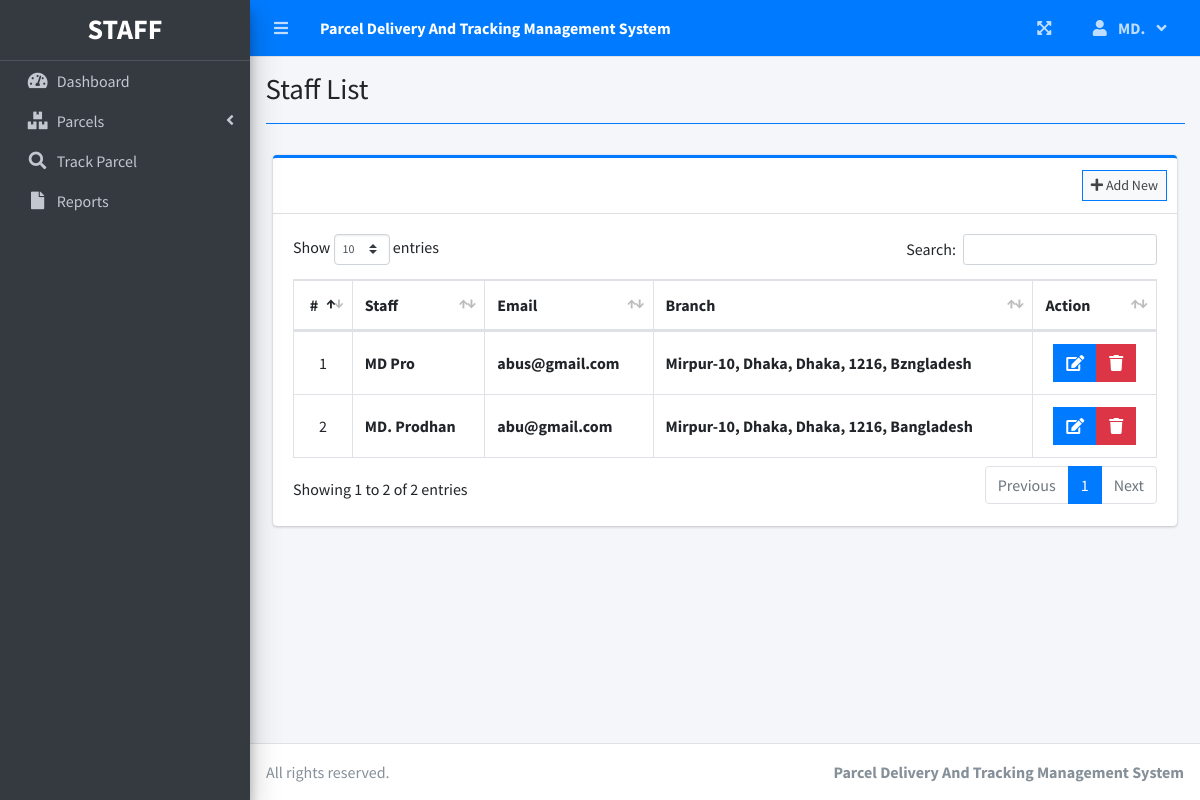
Screenshot of /Admin/index.php?page=staff_list (signed in) with the database file from the repository.
### tables this page shows
CREATE TABLE `users` (
  `id` int(30) NOT NULL,
  `firstname` varchar(200) NOT NULL,
  `lastname` varchar(200) NOT NULL,
  `email` varchar(200) NOT NULL,
  `phone` int(13) NOT NULL,
  `gender` varchar(10) NOT NULL,
  `birthdate` date DEFAULT NULL,
  `address` text NOT NULL,
  `filename` text NOT NULL,
  `password` text NOT NULL,
  `code` smallint(6) NOT NULL,
  `status` varchar(20) NOT NULL,
  `type` tinyint(1) NOT NULL DEFAULT 2 COMMENT '1 = admin, 2 = staff, 3 = customer',
  `branch_id` int(30) NOT NULL,
  `date_created` datetime NOT NULL DEFAULT current_timestamp()
);

### Admin/staff_list.php (the view, shortened to what this page needs)
<?php include'connection.php' ?>
<div class="col-lg-12">
	<div class="card card-outline card-primary">
		<div class="card-header">
			<div class="card-tools">
				<a class="btn btn-block btn-sm btn-default btn-flat border-primary " href="./index.php?page=new_staff"><i class="fa fa-plus"></i> Add New</a>
			</div>
		</div>
		<div class="card-body">
			<table class="table tabe-hover table-bordered" id="list">
				<!-- <colgroup>
					<col width="5%">
					<col width="15%">
					<col width="25%">
					<col width="25%">
					<col width="15%">
				</colgroup> -->
				<thead>
					<tr>
						<th class="text-center">#</th>
						<th>Staff</th>
						<th>Email</th>
						<th>Branch</th>
						<th>Action</th>
					</tr>
				</thead>
				<tbody>
					<?php
					$i = 1;
					$qry = $conn->query("SELECT u.*,concat(u.firstname,' ',u.lastname) as name,concat(b.street,', ',b.city,', ',b.state,', ',b.zip_code,', ',b.country) as baddress FROM users u inner join branches b on b.id = u.branch_id where u.type = 2 order by concat(u.firstname,' ',u.lastname) asc ");
					while($row= $qry->fetch_assoc()):
					?>
					<tr>
						<td class="text-center"><?php echo $i++ ?></td>
						<td><b><?php echo ucwords($row['name']) ?></b></td>
						<td><b><?php echo ($row['email']) ?></b></td>
						<td><b><?php echo ucwords($row['baddress']) ?></b></td>
						<td class="text-center">
		                    <div class="btn-group">
		                        <a href="index.php?page=edit_staff&id=<?php echo $row['id'] ?>" class="btn btn-primary btn-flat ">
		                          <i class="fas fa-edit"></i>
		                        </a>
		                        <button type="button" class="btn btn-danger btn-flat delete_staff" data-id="<?php echo $row['id'] ?>">
		                          <i class="fas fa-trash"></i>
		                        </button>
	                      </div>
						</td>
					</tr>
				<?php endwhile; ?>
				</tbody>
			</table>
		</div>
	</div>
</div>

### Admin/staff_list.php (style rules this page uses)
table td { vertical-align: middle !important; }

### rows the page displays
users: name "MD Pro", email "abus@gmail.com", baddress "Mirpur-10, Dhaka, Dhaka, 1216, Bzngladesh"
users: name "MD. Prodhan", email "abu@gmail.com", baddress "Mirpur-10, Dhaka, Dhaka, 1216, Bangladesh"

### other values shown
$_SESSION['system']['name'] "Parcel Delivery And Tracking Management System"
$_SESSION['login_firstname'] "MD."
$title "Staff List"
